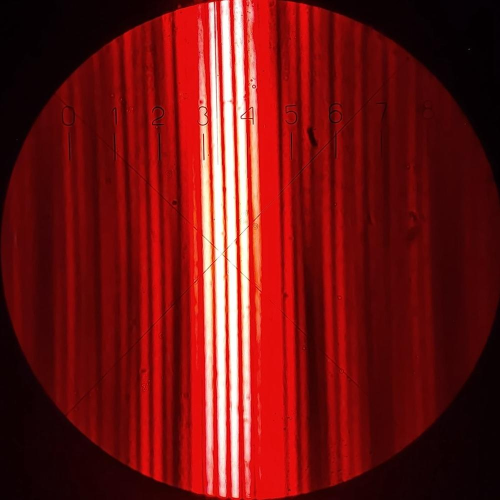
#> input picture red.jpg, 1000 x 1000 px (shown at 1/2 size)
$ python create_pixel.py   (older library calls are emulated)
#> lines starting #> are read from the running program, lines starting #| are printed output that depends on the picture
from PIL import Image
import numpy as np
Nx = 3
Ny = 3
pSize = 10
pR = Image.open('red.jpg')
#> pR is the input picture: PIL image 1000x1000 RGB; mean R, G, B 112.4, 21.2, 19.9
pG = Image.open('green.jpg')
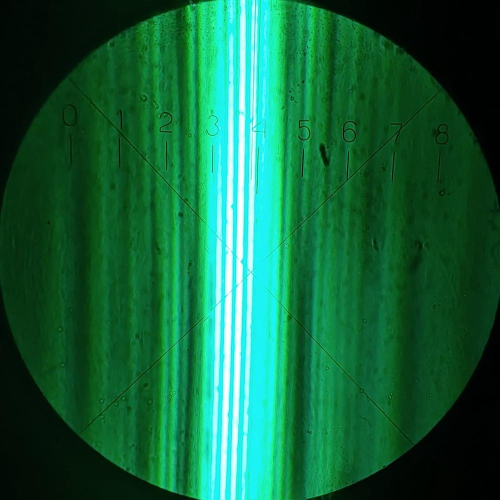
#> input picture green.jpg, 1000 x 1000 px (shown at 1/2 size)
#> pG is the input picture: PIL image 1000x1000 RGB; mean R, G, B 19.4, 101.1, 61.1
pB = Image.open('blue.jpg')
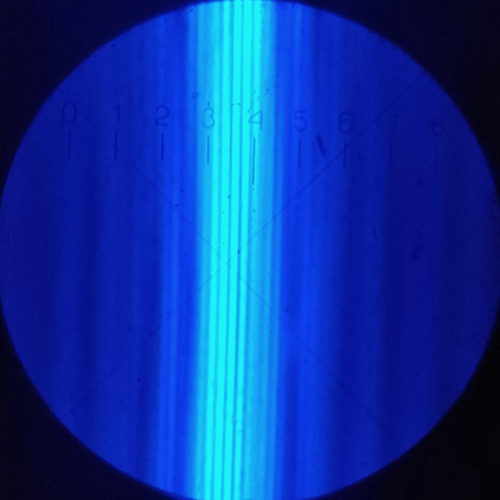
#> input picture blue.jpg, 1000 x 1000 px (shown at 1/2 size)
#> pB is the input picture: PIL image 1000x1000 RGB; mean R, G, B 11, 53.7, 156.2
pR = pR.resize((pSize, pSize), Image.ANTIALIAS)
pG = pG.resize((pSize, pSize), Image.ANTIALIAS)
pB = pB.resize((pSize, pSize), Image.ANTIALIAS)
matrix = np.zeros(shape=(Nx, Ny))
# [7 lines of commented-out code are left out]
for i in range(0, Nx):
    matrix[0][i] = 1
    matrix[1][i] = 2
    matrix[2][i] = 0
img = Image.new('RGB', (pSize*Nx, pSize*Ny), 'black')
#> img: PIL image 30x30 RGB; every value is 0
for i in range(0, Nx):
    for j in range(0, Ny):
        if matrix[i][j] == 1:
            img.paste(pR, (i*pSize, j*pSize))
        elif matrix[i][j] == 2:
            img.paste(pG, (i*pSize, j*pSize))
        elif matrix[i][j] == 3:
            img.paste(pB, (i * pSize, j * pSize))
        else:
            pass
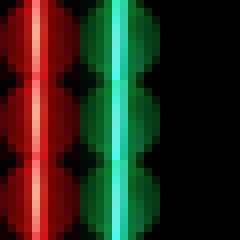
#> img: PIL image 30x30 RGB (shown 8 times larger); mean R, G, B 44.2, 41, 27.1
img.show()
img.save('110.jpg')
